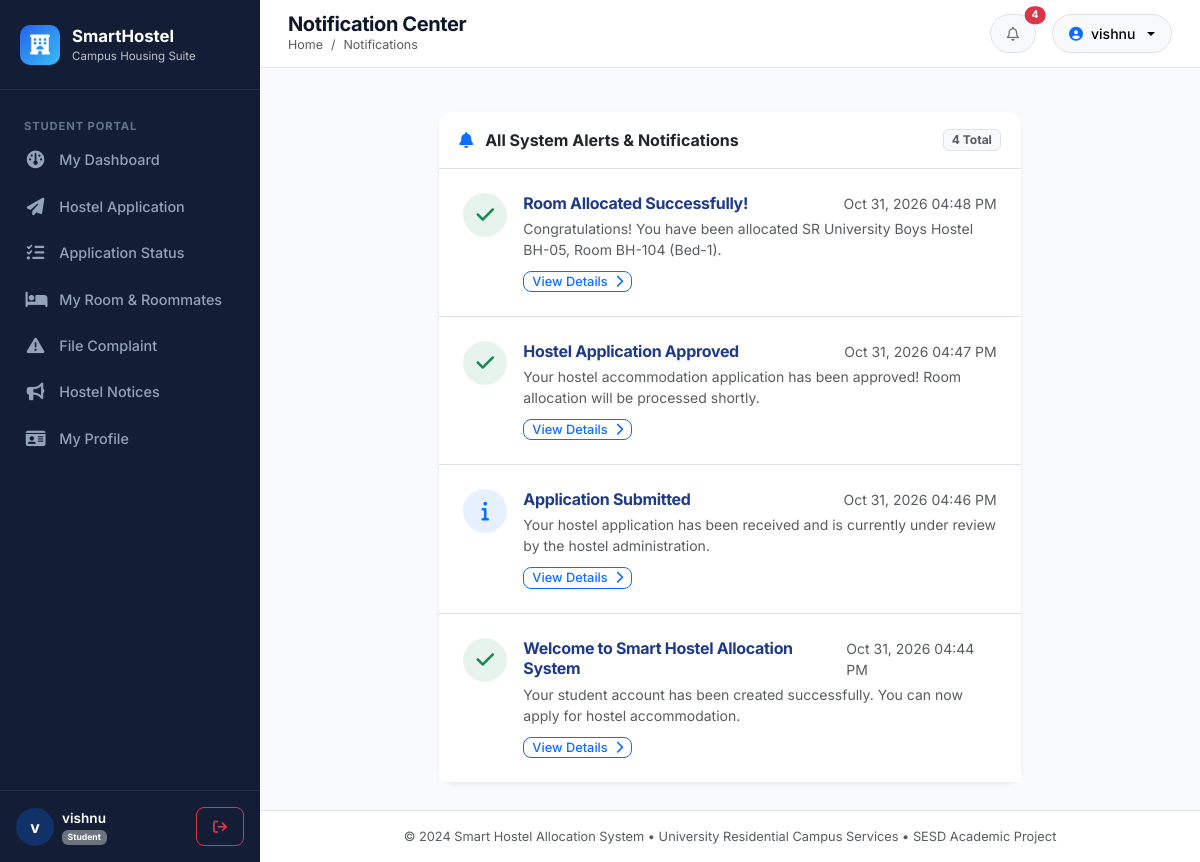
Page /student/notifications (signed in) on the committed database.
### models.py (models this page shows, shortened)
class User(db.Model):
    __tablename__ = 'users'
    id = db.Column(db.Integer, primary_key=True)
    username = db.Column(db.String(64), unique=True, nullable=False, index=True)
    email = db.Column(db.String(120), unique=True, nullable=False, index=True)
    password_hash = db.Column(db.String(256), nullable=False)
    role = db.Column(db.String(20), nullable=False, default='student')  # 'admin', 'student', 'warden'
    created_at = db.Column(db.DateTime, default=datetime.utcnow)
    is_active = db.Column(db.Boolean, default=True)
    student_profile = db.relationship('Student', backref='user', uselist=False, cascade="all, delete-orphan")
    warden_profile = db.relationship('Warden', backref='user', uselist=False, cascade="all, delete-orphan")
    notifications = db.relationship('Notification', backref='user', cascade="all, delete-orphan", lazy='dynamic', order_by='Notification.created_at.desc()')
    notices_posted = db.relationship('Notice', backref='posted_by', lazy='dynamic')
    allocations_made = db.relationship('Allocation', backref='allocated_by_user', foreign_keys='Allocation.allocated_by_id', lazy='dynamic')

class Notification(db.Model):
    __tablename__ = 'notifications'
    id = db.Column(db.Integer, primary_key=True)
    user_id = db.Column(db.Integer, db.ForeignKey('users.id', ondelete='CASCADE'), nullable=False)
    title = db.Column(db.String(150), nullable=False)
    message = db.Column(db.Text, nullable=False)
    notification_type = db.Column(db.String(20), nullable=False, default='info')  # 'info', 'success', 'warning', 'danger'
    is_read = db.Column(db.Boolean, default=False)
    link = db.Column(db.String(200), nullable=True)
    created_at = db.Column(db.DateTime, default=datetime.utcnow)

### routes/student.py (the view)
@student_bp.route('/notifications')
@student_required
def notifications():
    user = User.query.get(session.get('user_id'))
    if not user:
        return redirect(url_for('auth.login'))
    notifications_list = user.notifications.all()
    for n in notifications_list:
        n.is_read = True
    db.session.commit()
    return render_template('student/notifications.html', notifications=notifications_list)

### templates/student/notifications.html (shortened to what this page needs)
{% extends 'base.html' %}
{% block page_title %}Notification Center{% endblock %}
{% block breadcrumb %}Notifications{% endblock %}
{% block content %}
<div class="container-fluid px-0">
    <div class="row justify-content-center">
        <div class="col-lg-8">
            <div class="card border-0 shadow-sm rounded-4">
                <div class="card-header bg-white py-3 border-bottom d-flex justify-content-between align-items-center">
                    <span class="fw-bold fs-6">
                        <i class="fa-solid fa-bell text-primary me-2"></i> All System Alerts & Notifications
                    </span>
                    <span class="badge bg-light text-muted border">{{ notifications|length }} Total</span>
                </div>
                <div class="card-body p-0">
                    <div class="list-group list-group-flush">
                        {% for notif in notifications %}
                        <div class="list-group-item p-4 d-flex align-items-start gap-3">
                            <div class="rounded-circle {% if notif.notification_type == 'success' %}bg-success bg-opacity-10 text-success{% elif notif.notification_type == 'danger' %}bg-danger bg-opacity-10 text-danger{% else %}bg-primary bg-opacity-10 text-primary{% endif %} d-flex align-items-center justify-content-center flex-shrink-0" style="width: 44px; height: 44px;">
                                {% if notif.notification_type == 'success' %}
                                <i class="fa-solid fa-check fs-5"></i>
                                {% elif notif.notification_type == 'danger' %}
                                <i class="fa-solid fa-triangle-exclamation fs-5"></i>
                                {% else %}
                                <i class="fa-solid fa-info fs-5"></i>
                                {% endif %}
                            </div>
                            <div class="flex-grow-1">
                                <div class="d-flex justify-content-between align-items-center mb-1">
                                    <h6 class="fw-bold text-navy mb-0">{{ notif.title }}</h6>
                                    <small class="text-muted">{{ notif.created_at.strftime('%b %d, %Y %I:%M %p') }}</small>
                                </div>
                                <p class="text-muted small mb-2">{{ notif.message }}</p>
                                {% if notif.link %}
                                <a href="{{ notif.link }}" class="btn btn-sm btn-outline-primary py-0 px-2" style="font-size: 0.8rem;">
                                    View Details <i class="fa-solid fa-chevron-right ms-1"></i>
                                </a>
                                {% endif %}
                            </div>
                        </div>
                        {% else %}
                        <div class="text-center py-5 text-muted">
                            <i class="fa-regular fa-bell-slash fs-1 mb-2"></i>
                            <div>You have no notifications at this time.</div>
                        </div>
                        {% endfor %}
                    </div>
                </div>
            </div>
        </div>
    </div>
</div>
{% endblock %}

### templates/base.html (shortened to what this page needs)
<!DOCTYPE html>
<html lang="en">
<head>
    <link href="https://cdn.jsdelivr.net/npm/bootstrap@5.3.3/dist/css/bootstrap.min.css" rel="stylesheet">
    <link href="https://cdnjs.cloudflare.com/ajax/libs/font-awesome/6.5.1/css/all.min.css" rel="stylesheet">
    <link rel="stylesheet" href="{{ url_for('static', filename='css/style.css') }}">
</head>
<body>
{% if session.get('user_id') %}
<div class="app-wrapper">
    <aside class="sidebar" id="sidebar">
        <div class="sidebar-brand">
            <div class="sidebar-brand-icon">
                <i class="fa-solid fa-hotel"></i>
            </div>
            <div>
                <a href="{{ url_for('main.index') }}" class="sidebar-brand-text">SmartHostel</a>
                <div class="text-xs text-light opacity-75" style="font-size: 0.72rem;">Campus Housing Suite</div>
            </div>
        </div>
        <div class="sidebar-nav">
            {% if session.get('role') == 'admin' %}
                <div class="nav-section-title">Core Management</div>
                <a href="{{ url_for('admin.dashboard') }}" class="sidebar-link {% if request.endpoint == 'admin.dashboard' %}active{% endif %}">
                    <i class="fa-solid fa-gauge"></i> <span>Dashboard</span>
                </a>
                <a href="{{ url_for('admin.smart_allocation') }}" class="sidebar-link {% if request.endpoint == 'admin.smart_allocation' %}active{% endif %}">
                    <i class="fa-solid fa-wand-magic-sparkles text-warning"></i> <span>Smart Allocation</span>
                </a>
                <a href="{{ url_for('admin.applications') }}" class="sidebar-link {% if request.endpoint == 'admin.applications' %}active{% endif %}">
                    <i class="fa-solid fa-file-signature"></i> <span>Applications</span>
                </a>
                <div class="nav-section-title">Hostel & Housing</div>
                <a href="{{ url_for('admin.hostels') }}" class="sidebar-link {% if 'hostel' in request.endpoint %}active{% endif %}">
                    <i class="fa-solid fa-building"></i> <span>Hostels</span>
                </a>
                <a href="{{ url_for('admin.rooms') }}" class="sidebar-link {% if 'room' in request.endpoint %}active{% endif %}">
                    <i class="fa-solid fa-door-open"></i> <span>Rooms & Beds</span>
                </a>
                <a href="{{ url_for('admin.students') }}" class="sidebar-link {% if 'student' in request.endpoint and 'admin' in request.endpoint %}active{% endif %}">
                    <i class="fa-solid fa-user-graduate"></i> <span>Student Records</span>
                </a>
                <div class="nav-section-title">Support & Logs</div>
                <a href="{{ url_for('admin.complaints') }}" class="sidebar-link {% if request.endpoint == 'admin.complaints' %}active{% endif %}">
                    <i class="fa-solid fa-circle-exclamation"></i> <span>Complaints</span>
                </a>
                <a href="{{ url_for('admin.notices') }}" class="sidebar-link {% if request.endpoint == 'admin.notices' %}active{% endif %}">
                    <i class="fa-solid fa-bullhorn"></i> <span>Notice Board</span>
                </a>
                <a href="{{ url_for('admin.reports') }}" class="sidebar-link {% if request.endpoint == 'admin.reports' %}active{% endif %}">
                    <i class="fa-solid fa-chart-pie"></i> <span>Reports & Analytics</span>
                </a>
            {% else %}
                <div class="nav-section-title">Student Portal</div>
                <a href="{{ url_for('student.dashboard') }}" class="sidebar-link {% if request.endpoint == 'student.dashboard' %}active{% endif %}">
                    <i class="fa-solid fa-gauge"></i> <span>My Dashboard</span>
                </a>
                <a href="{{ url_for('student.apply') }}" class="sidebar-link {% if request.endpoint == 'student.apply' %}active{% endif %}">
                    <i class="fa-solid fa-paper-plane"></i> <span>Hostel Application</span>
                </a>
                <a href="{{ url_for('student.application_status') }}" class="sidebar-link {% if request.endpoint == 'student.application_status' %}active{% endif %}">
                    <i class="fa-solid fa-list-check"></i> <span>Application Status</span>
                </a>
                <a href="{{ url_for('student.room_details') }}" class="sidebar-link {% if request.endpoint == 'student.room_details' %}active{% endif %}">
                    <i class="fa-solid fa-bed"></i> <span>My Room & Roommates</span>
                </a>
                <a href="{{ url_for('student.complaints') }}" class="sidebar-link {% if request.endpoint == 'student.complaints' %}active{% endif %}">
                    <i class="fa-solid fa-triangle-exclamation"></i> <span>File Complaint</span>
                </a>
                <a href="{{ url_for('student.notices') }}" class="sidebar-link {% if request.endpoint == 'student.notices' %}active{% endif %}">
                    <i class="fa-solid fa-bullhorn"></i> <span>Hostel Notices</span>
                </a>
                <a href="{{ url_for('student.profile') }}" class="sidebar-link {% if request.endpoint == 'student.profile' %}active{% endif %}">
                    <i class="fa-solid fa-id-card"></i> <span>My Profile</span>
                </a>
            {% endif %}
        </div>
        <div class="sidebar-footer">
            <div class="d-flex align-items-center gap-2">
                <div class="rounded-circle bg-primary bg-opacity-25 text-white d-flex align-items-center justify-content-center" style="width: 38px; height: 38px; font-weight: 700;">
                    {{ session.get('display_name', 'U')[:1] }}
                </div>
                <div class="overflow-hidden">
                    <div class="text-white text-truncate fw-semibold" style="font-size: 0.85rem;">{{ session.get('display_name') }}</div>
                    <div class="text-muted text-capitalize text-xs" style="font-size: 0.72rem;"><span class="badge bg-secondary">{{ session.get('role') }}</span></div>
                </div>
                <a href="{{ url_for('auth.logout') }}" class="btn btn-sm btn-outline-danger ms-auto" title="Logout" data-bs-toggle="tooltip">
                    <i class="fa-solid fa-arrow-right-from-bracket"></i>
                </a>
            </div>
        </div>
    </aside>
    <div class="main-content">
        <header class="top-navbar">
            <div class="d-flex align-items-center gap-3">
                <div class="page-header-info">
                    <h5 class="mb-0 fw-bold">{% block page_title %}Dashboard{% endblock %}</h5>
                    <nav aria-label="breadcrumb">
                        <ol class="breadcrumb mb-0" style="font-size: 0.78rem;">
                            <li class="breadcrumb-item"><a href="{{ url_for('main.index') }}" class="text-muted text-decoration-none">Home</a></li>
                            <li class="breadcrumb-item active" aria-current="page">{% block breadcrumb %}Overview{% endblock %}</li>
                        </ol>
                    </nav>
                </div>
            </div>
            <div class="d-flex align-items-center gap-3">
                {% if session.get('role') == 'student' %}
                <div class="dropdown">
                    <a href="{{ url_for('student.notifications') }}" class="btn btn-sm btn-light border position-relative rounded-pill px-3">
                        <i class="fa-regular fa-bell text-secondary"></i>
                        {% if unread_notifications_count > 0 %}
                        <span class="position-absolute top-0 start-100 translate-middle badge rounded-pill bg-danger" style="font-size: 0.65rem;">
                            {{ unread_notifications_count }}
                        </span>
                        {% endif %}
                    </a>
                </div>
                {% endif %}
                <div class="dropdown">
                    <button class="btn btn-sm btn-light border dropdown-toggle d-flex align-items-center gap-2 rounded-pill px-3" data-bs-toggle="dropdown">
                        <i class="fa-solid fa-user-circle text-primary"></i>
                        <span class="fw-medium d-none d-md-inline">{{ session.get('display_name') }}</span>
                    </button>
                </div>
            </div>
        </header>
        <div class="container-fluid px-4 pt-3">
        </div>
        <main class="content-body">
            {% block content %}{% endblock %}
        </main>
        <footer class="mt-auto py-3 px-4 bg-white border-top text-center text-muted text-xs" style="font-size: 0.8rem;">
            &copy; {{ current_year }} Smart Hostel Allocation System &bull; University Residential Campus Services &bull; SESD Academic Project
        </footer>
    </div>
</div>
{% endif %}
</body>
</html>

### rows in the picture
User: get "vishnu", get "Student"
Notification: notification_type "success" (drawn), title "Room Allocated Successfully!", created_at "Oct 31, 2026 04:48 PM", message "Congratulations! You have been allocated SR University Boys Hostel BH-05, Room BH-104 (Bed-1)."
Notification: notification_type "success" (drawn), title "Hostel Application Approved", created_at "Oct 31, 2026 04:47 PM", message "Your hostel accommodation application has been approved! Room allocation will be processed shortly."
Notification: notification_type "info" (drawn), title "Application Submitted", created_at "Oct 31, 2026 04:46 PM", message "Your hostel application has been received and is currently under review by the hostel administration."
Notification: notification_type "success" (drawn), title "Welcome to Smart Hostel Allocation System", created_at "Oct 31, 2026 04:44 PM", message "Your student account has been created successfully. You can now apply for hostel accommodation."

### other values in the picture
{{ session.get('display_name', 'U')[:1] }} "v"
{{ unread_notifications_count }} "4"
{{ notifications|length }} "4"
{{ current_year }} "2024"
